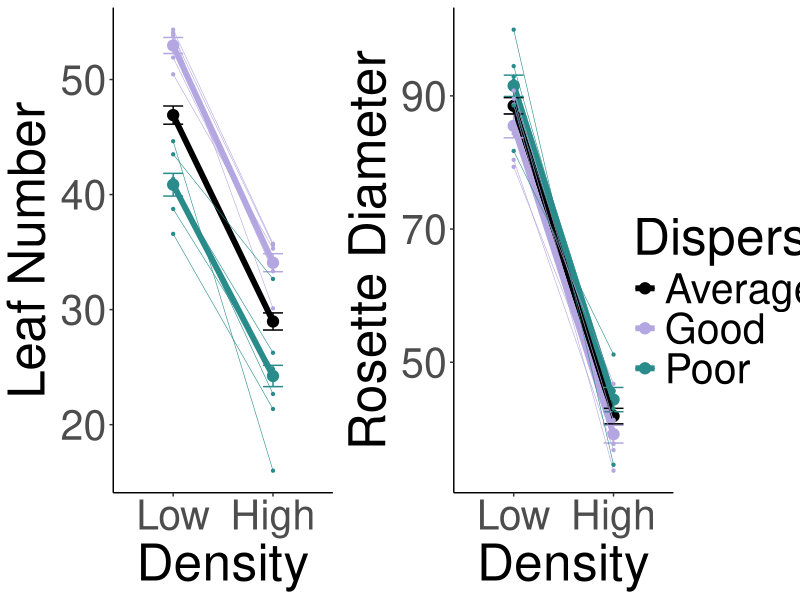
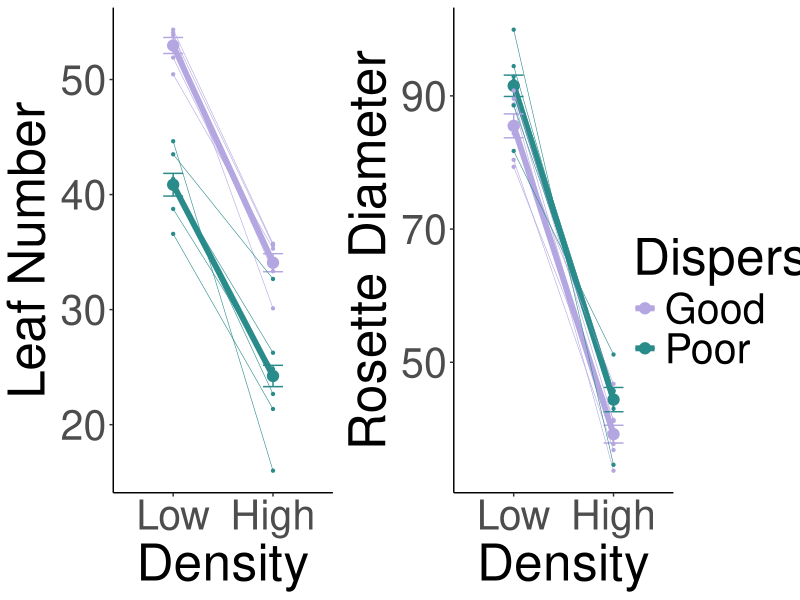
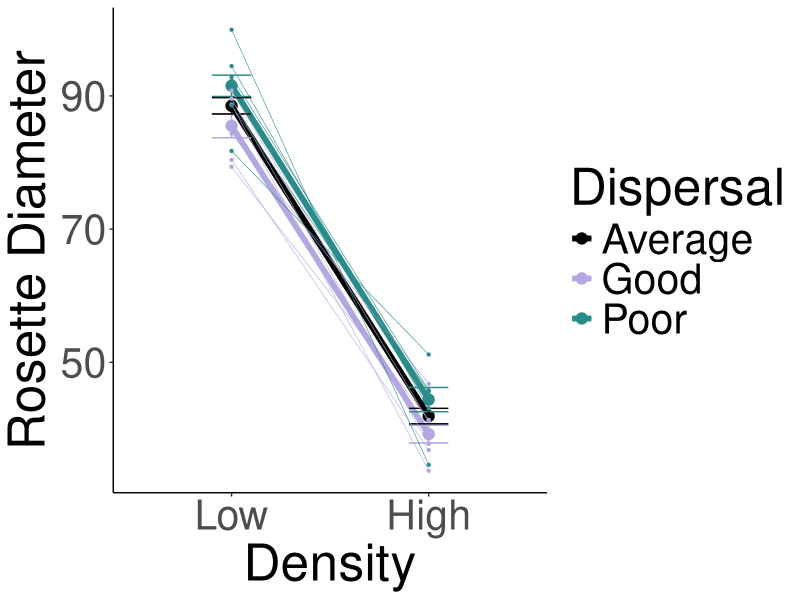
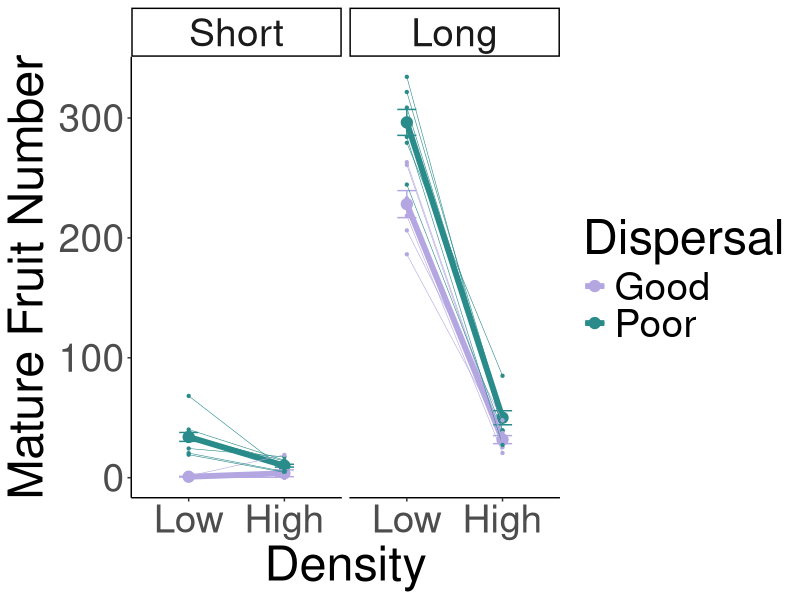
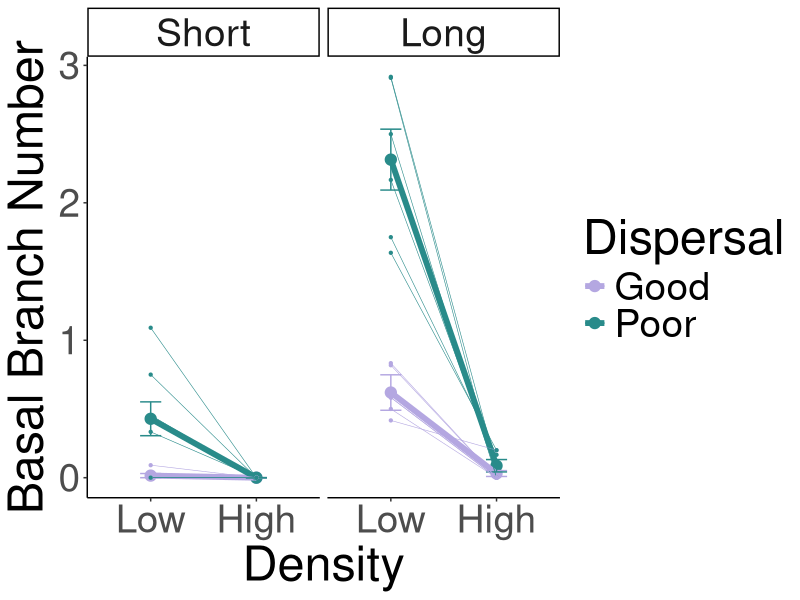
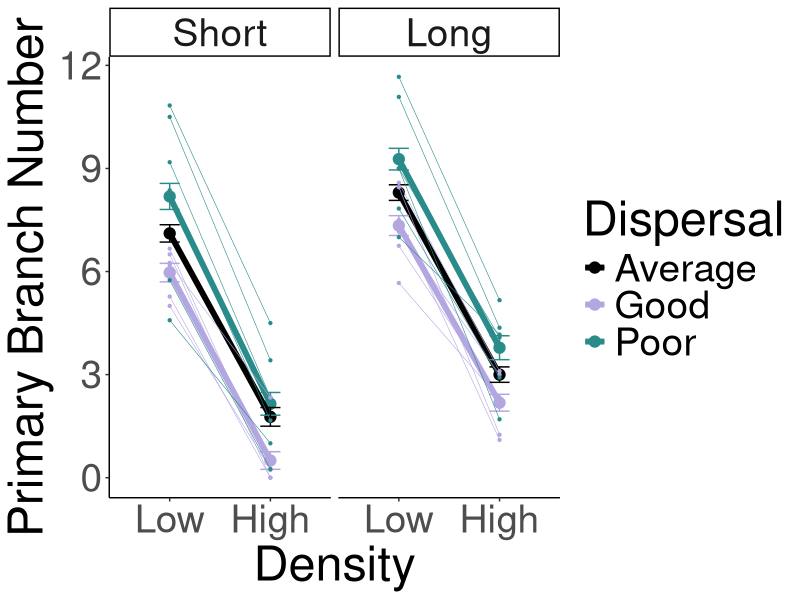
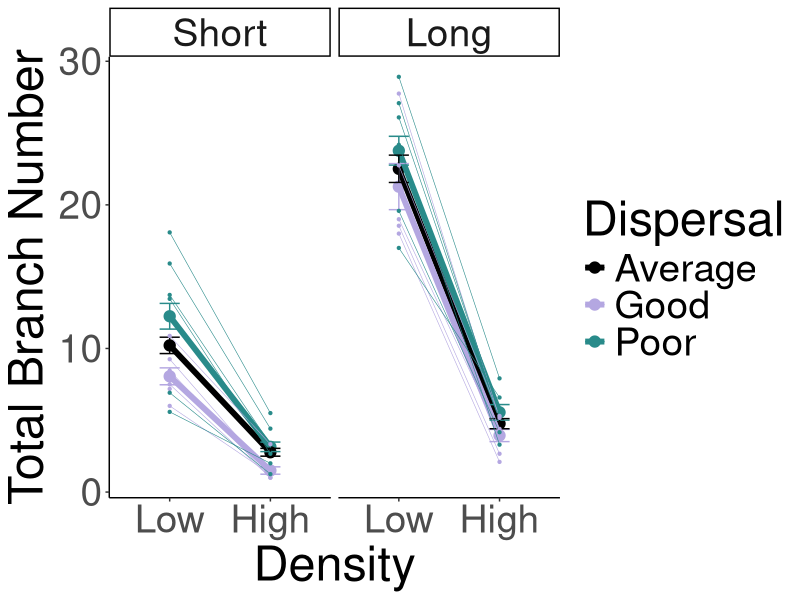
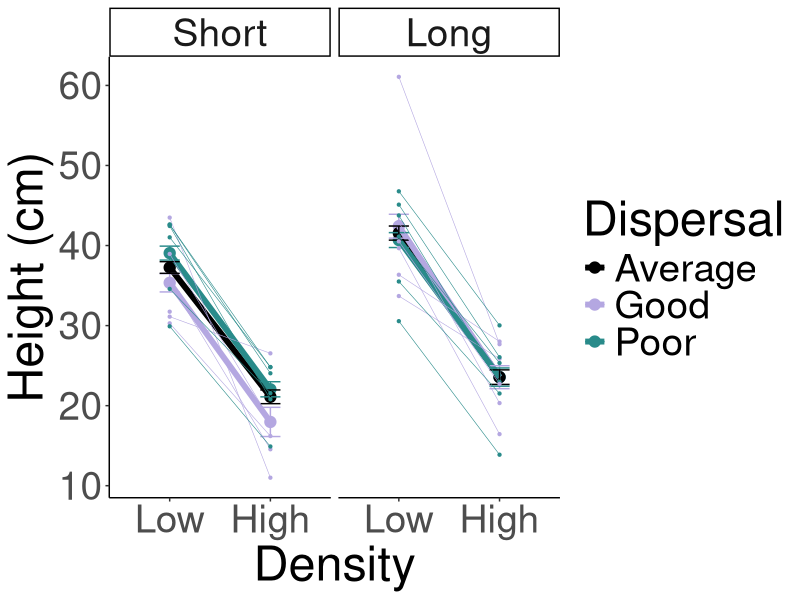

Write the R code that produced these figures, in order.
## ---- chunk 1
library(tidyverse)
#level_order <- c('Close', 'Far') - no middle 
ch1Palette_2 <- c("#B4A7E1", "#298B8A")
ch1Palette_3 <- c("#000000","#B4A7E1", "#298B8A")
level_order_density <- c('Low', 'High')
#ch1Palette_source <- c("#E69F00", "#298B8A", "#B4A7E1")
#level_order <- c('Close', 'Middle', 'Far')
#ch1Palette <- c("#298B8A", "93E9EE","#B4A7E1")
#ch1Palette_source <- c("#E69F00", "#298B8A", "93E9EE","#B4A7E1")
#triplets <- read.csv("Pops_Trt_Triplet.csv")
#names(triplets)
library(gridExtra)
library(ggpubr)
get_legend<-function(myggplot){
  tmp <- ggplot_gtable(ggplot_build(myggplot))
  leg <- which(sapply(tmp$grobs, function(x) x$name) == "guide-box")
  legend <- tmp$grobs[[leg]]
  return(legend)
}
## ---- chunk 2
xhdensity <- read.csv("../input/XHDensityData.csv")
head(xhdensity)
## ---- chunk 3
xhdensity_noheight <- xhdensity %>% select(ID, Geno, Genotype, SizeRE, SizeOrig, PotPlug, Chamber, Tray, Density, Season, MatFr, ImmFr, Flowers, BasBr, PrimBr, TotBr, FailedFr, LeafNum, Diam)
xhheight_cor <- read.csv("../input/XH_HeightCorrection.csv")
xhdensity_corheight <- merge(xhdensity_noheight, xhheight_cor)
head(xhdensity_corheight)
#write.csv(xhdensity_corheight, "~/Documents/Duke/Lab/Dispersal Trays/XHDensity_CorHeight.csv", row.names = FALSE)

xhdensity_corheight$Density <- factor(xhdensity_corheight$Density, levels = c('Low', 'High'))

xhdensity_corheight_disp <- xhdensity_corheight %>% mutate(Disp=ifelse(SizeRE=="Big", "Good", "Poor"), Season=ifelse(Season=="Early", "Short", "Long"), BBcor=BasBr-1)
## ---- chunk 4
xhleafn_summary <- xhdensity_corheight_disp %>% group_by(Density, Disp) %>% filter(!is.na(LeafNum)) %>% summarise(meanLeafN=mean(LeafNum), SE = sd(LeafNum)/sqrt(n()))
xhleafn_summary
xhleafn_summary$Density <- factor(xhleafn_summary$Density, levels = c('Low', 'High'))

xhleafn_summary2 <- xhdensity_corheight_disp %>% group_by(Genotype, Density, Disp) %>% filter(!is.na(LeafNum)) %>% summarise(meanLeafN=mean(LeafNum), SE = 0)
xhleafn_summary2
xhleafn_summary2$Density <- factor(xhleafn_summary2$Density, levels = c('Low', 'High'))
xhleafn_summary2_unite <- unite(xhleafn_summary2, "DispGeno", c("Disp","Genotype"), remove = FALSE)
xhleafn_summary2_unite

xhleafn_summary3 <- xhdensity_corheight_disp %>% group_by(Density) %>% filter(!is.na(LeafNum)) %>% summarise(meanLeafN=mean(LeafNum), SE = sd(LeafNum)/sqrt(n())) %>% mutate(Disp="Average")
xhleafn_summary3
xhleafn_summary3$Density <- factor(xhleafn_summary3$Density, levels = c('Low', 'High'))
xhleafn_summary_bind <- rbind(xhleafn_summary, xhleafn_summary3) %>% mutate(DispGeno=Disp)
xhleafn_summary_bind

#the below has genotypes and average bars, yay! 
xhleafn_summary_bind$Density <- factor(xhleafn_summary_bind$Density, levels = c('Low', 'High'))
xhleafn_summary_fig <- xhleafn_summary_bind %>% 
  ggplot(aes(x=Density, y=meanLeafN, group=
DispGeno, color=Disp)) + 
  geom_point(size=3.5) + geom_line(size=2) +
  geom_errorbar(aes(ymin=meanLeafN-SE, ymax=meanLeafN+SE), width=.2) +
  labs(color="Dispersal") +
  theme_classic() + xlab("Density") + ylab("Leaf Number") + theme(text=element_text(size=37)) +
  scale_colour_manual(values=ch1Palette_3) +
  geom_line(data = xhleafn_summary2_unite, size=0.2) +
  geom_point(data = xhleafn_summary2_unite, size=0.8) 
#ggsave("XHDensLeafN_Genos.png", width=8, height=5, units="in")

xhleafn_summary_fig2 <- xhleafn_summary_bind %>% 
  filter(DispGeno != "Average") %>% 
  ggplot(aes(x=Density, y=meanLeafN, group=
DispGeno, color=Disp)) + 
  geom_point(size=3.5) + geom_line(size=2) +
  geom_errorbar(aes(ymin=meanLeafN-SE, ymax=meanLeafN+SE), width=.2) +
  labs(color="Dispersal") +
  theme_classic() + xlab("Density") + ylab("Leaf Number") + theme(text=element_text(size=37)) +
  scale_colour_manual(values=ch1Palette_2) +
  geom_line(data = xhleafn_summary2_unite, size=0.2) +
  geom_point(data = xhleafn_summary2_unite, size=0.8) 

xhdiam_summary <- xhdensity_corheight_disp %>% group_by(Density, Disp) %>% filter(!is.na(Diam)) %>% summarise(meanDiam=mean(Diam), SE = sd(Diam)/sqrt(n()))
xhdiam_summary

xhdiam_summary2 <- xhdensity_corheight_disp %>% group_by(Genotype, Density, Disp) %>% filter(!is.na(Diam)) %>% summarise(meanDiam=mean(Diam), SE = 0)
xhdiam_summary2
xhdiam_summary2_unite <- unite(xhdiam_summary2, "DispGeno", c("Disp","Genotype"), remove = FALSE)
xhdiam_summary2_unite

xhdiam_summary3 <- xhdensity_corheight_disp %>% group_by(Density) %>% filter(!is.na(Diam)) %>% summarise(meanDiam=mean(Diam), SE = sd(Diam)/sqrt(n())) %>% mutate(Disp="Average")
xhdiam_summary3
xhdiam_summary_bind <- rbind(xhdiam_summary, xhdiam_summary3) %>% mutate(DispGeno=Disp)
xhdiam_summary_bind

xhdiam_summary_bind$Density <- factor(xhdiam_summary_bind$Density, levels = c('Low', 'High'))
xhdiam_summary_fig <- xhdiam_summary_bind %>% ggplot(aes(x=Density, y=meanDiam, group=DispGeno, color=Disp)) + geom_point(size=3.5) + geom_line(size=2) +
  geom_errorbar(aes(ymin=meanDiam-SE, ymax=meanDiam+SE), width=.2) +
  labs(color="Dispersal") +
  theme_classic() + xlab("Density") + ylab("Rosette Diameter") + theme(text=element_text(size=37)) +
  scale_colour_manual(values=ch1Palette_3) +
  geom_line(data = xhdiam_summary2_unite, size=0.2) +
  geom_point(data = xhdiam_summary2_unite, size=0.8) 
ggsave("XHDensRoseDiam.png", width=8, height=5, units="in")

xhdiam_summary_fig2 <- xhdiam_summary_bind %>% 
  filter(DispGeno != "Average") %>%
  ggplot(aes(x=Density, y=meanDiam, group=DispGeno, color=Disp)) + 
  geom_point(size=3.5) + geom_line(size=2) +
  geom_errorbar(aes(ymin=meanDiam-SE, ymax=meanDiam+SE), width=.2) +
  labs(color="Dispersal") +
  theme_classic() + xlab("Density") + ylab("Rosette Diameter") + theme(text=element_text(size=37)) +
  scale_colour_manual(values=ch1Palette_2) +
  geom_line(data = xhdiam_summary2_unite, size=0.2) +
  geom_point(data = xhdiam_summary2_unite, size=0.8) 

#size at reproduction combined
legend <- get_legend(xhleafn_summary_fig)
xhleafn_summary_fig <- xhleafn_summary_fig + theme(legend.position="none")
xhdiam_summary_fig <- xhdiam_summary_fig + theme(legend.position="none")
grid.arrange(xhleafn_summary_fig, xhdiam_summary_fig, legend, ncol=3, widths=c(3.12, 3.12, 1.09))
#1900 x 700

legend <- get_legend(xhleafn_summary_fig2)
xhleafn_summary_fig2 <- xhleafn_summary_fig2 + theme(legend.position="none")
xhdiam_summary_fig2 <- xhdiam_summary_fig2 + theme(legend.position="none")
grid.arrange(xhleafn_summary_fig2, xhdiam_summary_fig2, legend, ncol=3, widths=c(3.12, 3.12, 1.09))
#1900 x 700
## ---- chunk 5
xhreptraits_summary <- xhdensity_corheight_disp %>% group_by(Season, Density, Disp) %>% filter(!is.na(MatFr)) %>% summarise(meanMatFr=mean(MatFr), SEMF=sd(MatFr)/sqrt(n()), meanBB=mean(BBcor), SEBB=sd(BBcor)/sqrt(n()), meanPB=mean(PrimBr), SEPB=sd(PrimBr)/sqrt(n()), meanTotB=mean(TotBr), SETotB=sd(TotBr)/sqrt(n()), meanHeight=mean(Height), SEH=sd(Height)/sqrt(n()))
xhreptraits_summary

#only traits not included are immature fruit, flowers, and failed fruits 
xhreptraits_summary2 <- xhdensity_corheight_disp %>% group_by(Genotype, Season, Density, Disp) %>% filter(!is.na(MatFr)) %>% summarise(meanMatFr=mean(MatFr), SEMF=0, meanBB=mean(BBcor), SEBB=0, meanPB=mean(PrimBr), SEPB=0, meanTotB=mean(TotBr), SETotB=0, meanHeight=mean(Height), SEH=0)
xhreptraits_summary2
xhreptraits_summary2_unite <- unite(xhreptraits_summary2, "DispGeno", c("Disp","Genotype"), remove = FALSE)
xhreptraits_summary2_unite
xhreptraits_summary2_unite$Season <- factor(xhreptraits_summary2_unite$Season, levels = c('Short', 'Long'))

xhreptraits_summary3 <- xhdensity_corheight_disp %>% group_by(Season,Density) %>%filter(!is.na(MatFr)) %>% summarise(meanMatFr=mean(MatFr), SEMF=sd(MatFr)/sqrt(n()), meanBB=mean(BBcor), SEBB=sd(BBcor)/sqrt(n()), meanPB=mean(PrimBr), SEPB=sd(PrimBr)/sqrt(n()), meanTotB=mean(TotBr), SETotB=sd(TotBr)/sqrt(n()), meanHeight=mean(Height), SEH=sd(Height)/sqrt(n())) %>% mutate(Disp="Average")
xhreptraits_summary3
xhreptraits_summary_bind <- rbind(xhreptraits_summary, xhreptraits_summary3) %>% mutate(DispGeno=Disp)
xhreptraits_summary_bind
xhreptraits_summary_bind$Density <- factor(xhreptraits_summary_bind$Density, levels = c('Low', 'High'))
xhreptraits_summary_bind$Season <- factor(xhreptraits_summary_bind$Season, levels = c('Short', 'Long'))
## ---- chunk 6
xhMatFr_summary_fig <- xhreptraits_summary_bind %>% ggplot(aes(x=Density, y=meanMatFr, group=DispGeno, color=Disp)) + geom_point(size=3.5) + geom_line(size=2) +
  geom_errorbar(aes(ymin=meanMatFr-SEMF, ymax=meanMatFr+SEMF), width=.2) +
  labs(color="Dispersal") +
  theme_classic() + xlab("Density") + ylab("Mature Fruit Number") + theme(text=element_text(size=35)) +
  scale_colour_manual(values=ch1Palette_3) +
  geom_line(data = xhreptraits_summary2_unite, size=0.2) +
  geom_point(data = xhreptraits_summary2_unite, size=0.8) +
  facet_grid(. ~Season)
#ggsave("XHDensMatFr.png", width=16, height=6, units="in")

xhMatFr_summary_fig2 <- xhreptraits_summary_bind %>% 
  filter(DispGeno != "Average") %>%
  ggplot(aes(x=Density, y=meanMatFr, group=DispGeno, color=Disp)) + 
  geom_point(size=3.5) + geom_line(size=2) +
  geom_errorbar(aes(ymin=meanMatFr-SEMF, ymax=meanMatFr+SEMF), width=.2) +
  labs(color="Dispersal") +
  theme_classic() + xlab("Density") + ylab("Mature Fruit Number") + theme(text=element_text(size=35)) +
  scale_colour_manual(values=ch1Palette_2) +
  geom_line(data = xhreptraits_summary2_unite, size=0.2) +
  geom_point(data = xhreptraits_summary2_unite, size=0.8) +
  facet_grid(. ~Season)
ggsave("For Publication/output/XHDensMatFr_NoAvg.png", width=16, height=6, units="in")
## ---- chunk 7
xhBB_summary_fig <- xhreptraits_summary_bind %>% ggplot(aes(x=Density, y=meanBB, group=DispGeno, color=Disp)) + geom_point(size=3.5) + geom_line(size=2) +
  geom_errorbar(aes(ymin=meanBB-SEBB, ymax=meanBB+SEBB), width=.2) +
  labs(color="Dispersal") +
  theme_classic() + xlab("Density") + ylab("Basal Branch Number") + theme(text=element_text(size=35)) +
  scale_colour_manual(values=ch1Palette_3) +
  geom_line(data = xhreptraits_summary2_unite, size=0.2) +
  geom_point(data = xhreptraits_summary2_unite, size=0.8) +
  facet_grid(. ~Season)
#ggsave("XHDensBB.png", width=16, height=6, units="in")

xhBB_summary_fig2 <- xhreptraits_summary_bind %>% 
   filter(DispGeno != "Average") %>%
  ggplot(aes(x=Density, y=meanBB, group=DispGeno, color=Disp)) + 
  geom_point(size=3.5) + geom_line(size=2) +
  geom_errorbar(aes(ymin=meanBB-SEBB, ymax=meanBB+SEBB), width=.2) +
  labs(color="Dispersal") +
  theme_classic() + xlab("Density") + ylab("Basal Branch Number") + theme(text=element_text(size=35)) +
  scale_colour_manual(values=ch1Palette_2) +
  geom_line(data = xhreptraits_summary2_unite, size=0.2) +
  geom_point(data = xhreptraits_summary2_unite, size=0.8) +
  facet_grid(. ~Season)
ggsave("For Publication/output/XH_BB_NoAvg.png", width=16, height=6, units="in")
## ---- chunk 8
xhPB_summary_fig <- xhreptraits_summary_bind %>% ggplot(aes(x=Density, y=meanPB, group=DispGeno, color=Disp)) + geom_point(size=3.5) + geom_line(size=2) +
  geom_errorbar(aes(ymin=meanPB-SEPB, ymax=meanPB+SEPB), width=.2) +
  labs(color="Dispersal") +
  theme_classic() + xlab("Density") + ylab("Primary Branch Number") + theme(text=element_text(size=35)) +
  scale_colour_manual(values=ch1Palette_3) +
  geom_line(data = xhreptraits_summary2_unite, size=0.2) +
  geom_point(data = xhreptraits_summary2_unite, size=0.8) +
  facet_grid(. ~Season)
ggsave("XHDensPB.png", width=16, height=6, units="in")
## ---- chunk 9
xhTotB_summary_fig <- xhreptraits_summary_bind %>% ggplot(aes(x=Density, y=meanTotB, group=DispGeno, color=Disp)) + geom_point(size=3.5) + geom_line(size=2) +
  geom_errorbar(aes(ymin=meanTotB-SETotB, ymax=meanTotB+SETotB), width=.2) +
  labs(color="Dispersal") +
  theme_classic() + xlab("Density") + ylab("Total Branch Number") + theme(text=element_text(size=35)) +
  scale_colour_manual(values=ch1Palette_3) +
  geom_line(data = xhreptraits_summary2_unite, size=0.2) +
  geom_point(data = xhreptraits_summary2_unite, size=0.8) +
  facet_grid(. ~Season)
ggsave("XHDensTotB.png", width=16, height=6, units="in")
## ---- chunk 10
xhreptraits_summary_bind$Density <- factor(xhreptraits_summary_bind$Density, levels = c('Low', 'High'))
xhHeight_summary_fig <- xhreptraits_summary_bind %>% ggplot(aes(x=Density, y=meanHeight, group=DispGeno, color=Disp)) + geom_point(size=3.5) + geom_line(size=2) +
  geom_errorbar(aes(ymin=meanHeight-SEH, ymax=meanHeight+SEH), width=.2) +
  labs(color="Dispersal") +
  theme_classic() + xlab("Density") + ylab("Height (cm)") + theme(text=element_text(size=35)) +
  scale_colour_manual(values=ch1Palette_3) +
  geom_line(data = xhreptraits_summary2_unite, size=0.2) +
  geom_point(data = xhreptraits_summary2_unite, size=0.8) +
  facet_grid(. ~Season)
ggsave("XHDensHeight.png", width=16, height=6, units="in")
## ---- chunk 11
geno_leafnmeans <- xhdensity_corheight_disp  %>% filter(!is.na(LeafNum)) %>% group_by(Geno, Density) %>% summarise(GenoMeanLeaf=mean(LeafNum)) 
geno_leafnmeans
geno_leafnmeans_var <- geno_leafnmeans %>% group_by(Density) %>% summarise(GenoVarLeaf=var(GenoMeanLeaf))
geno_leafnmeans_var

geno_diammeans <- xhdensity_corheight_disp  %>% filter(!is.na(Diam)) %>% group_by(Geno, Density) %>% summarise(GenoMeanDiam=mean(Diam)) 
geno_diammeans
geno_diammeans_var <- geno_diammeans %>% group_by(Density) %>% summarise(GenoVarDiam=var(GenoMeanDiam))
geno_diammeans_var

geno_reptraitsmeans <- xhdensity_corheight_disp %>% group_by(Geno, Season, Density) %>% filter(!is.na(MatFr)) %>% summarise(GenoMeanBB=mean(BBcor), GenoMeanPB=mean(PrimBr),GenoMeanTotB=mean(TotBr), GenoMeanHeight=mean(Height), GenoMeanMatFr=mean(MatFr))
geno_reptraitsmeans
geno_reptraitsmeans_var <- geno_reptraitsmeans %>% group_by(Season, Density) %>% summarise(GenovarBB=var(GenoMeanBB), GenovarPB=var(GenoMeanPB),GenovarTotB=var(GenoMeanTotB), GenovarHeight=var(GenoMeanHeight), GenovarMatFr=var(GenoMeanMatFr))
geno_reptraitsmeans_var
#write.csv(geno_reptraitsmeans_var, "~/Documents/Duke/Lab/Dispersal Trays/XHGenoRepVar.csv", row.names = FALSE)
## ---- chunk 12
geno_leafnmeans
geno_diammeans
geno_sizeatrep <- merge(geno_leafnmeans, geno_diammeans)
geno_sizeatrep
geno_reptraitsmeans_short <- geno_reptraitsmeans %>% filter(Season=="Short")
geno_reptraitsmeans_short
geno_reptraitsmeans_long <- geno_reptraitsmeans %>% filter(Season=="Long")
geno_reptraitsmeans_long

geno_corrs_short <- merge(geno_sizeatrep, geno_reptraitsmeans_short)
geno_corrs_short_transf <- geno_corrs_short %>% mutate(GenoMeanPBsqrt=sqrt(GenoMeanPB), GenoMeanTotBLog=log(GenoMeanTotB), GenoMeanMatFrLog=log(GenoMeanMatFr))
geno_corrs_short_transf
geno_corrs_long <- merge(geno_sizeatrep, geno_reptraitsmeans_long)
geno_corrs_long_transf <- geno_corrs_long %>% mutate(GenoMeanPBsqrt=sqrt(GenoMeanPB), GenoMeanTotBLog=log(GenoMeanTotB), GenoMeanMatFrLog=log(GenoMeanMatFr))

library(rstatix)
geno_corrs_short_transf %>% group_by(Density) %>% cor_test(GenoMeanLeaf, GenoMeanDiam, GenoMeanPBsqrt, GenoMeanTotBLog, GenoMeanHeight, GenoMeanMatFrLog)
